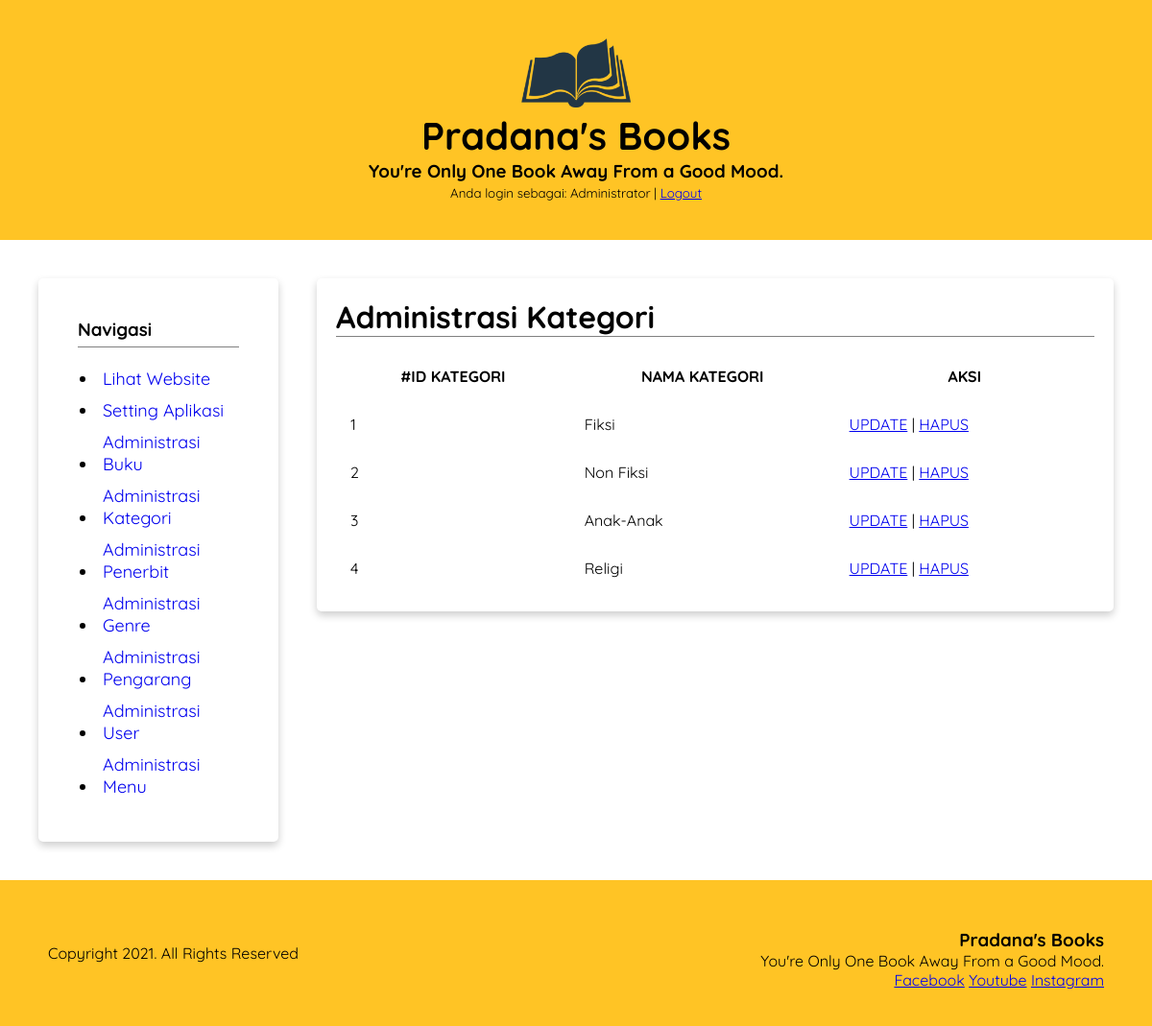
/admin/index.php?menu=adm_kategori (signed in), run on the app's committed database.
### tables this page shows
CREATE TABLE `setting` (
  `id` int(11) NOT NULL,
  `namaWeb` varchar(25) NOT NULL,
  `slogan` varchar(50) NOT NULL,
  `alamat` varchar(255) NOT NULL,
  `logo` varchar(255) NOT NULL,
  `copyright` varchar(50) NOT NULL,
  `facebook` varchar(50) NOT NULL,
  `youtube` varchar(50) NOT NULL,
  `instagram` varchar(50) NOT NULL,
  `email` varchar(50) NOT NULL,
  `whatsapp` varchar(50) NOT NULL,
  `telepon` varchar(50) NOT NULL,
  `tentang` text NOT NULL
);

CREATE TABLE `kategori` (
  `idKategori` int(11) NOT NULL,
  `namaKategori` varchar(20) NOT NULL,
  `status` varchar(24) NOT NULL
);

### admin/admin.class.php (the view, shortened to what this page needs)
<?php
class appRevBukuAdmin  {
    var $host = 'localhost';
    var $user = 'root';
    var $pass = '';
    var $db = 'db_buku';
	var $dbc;
	public function connect(){
		$this->dbc = mysqli_connect($this->host, $this->user, $this->pass, $this->db);
		return $this->dbc;
	}
	public function ambil_setting($jenis){
		$qsetting='SELECT * FROM setting WHERE 1';
		$result = mysqli_query($this->dbc, $qsetting);
		$row=mysqli_fetch_assoc($result);
		switch ($jenis){
			case 'header':
				echo '
				<a href="../index.php" target="_blank"><img height="72" src="../img/'.$row['logo'].'"></a>
				<h1>'.$row['namaWeb'].'</h1>
				<h3>'.$row['slogan'].'</h3>
				';
			break;
			case 'footer':
				echo '
				<div class="footer">
					<div class="right">
						<h3>'.$row['namaWeb'].'</h3>
						<span>'.$row['slogan'].'</span>
						<ul class="sosmed-footer">
							<li><a href="'.$row['facebook'].'" target="_blank">Facebook</a></li>
							<li><a href="'.$row['youtube'].'" target="_blank">Youtube</a></li>
							<li><a href="'.$row['instagram'].'" target="_blank">Instagram</a></li>
						</ul>
					</div>
					<div class="left"><p>Copyright '.$row['copyright'].'. All Rights Reserved</p></div>
				</div>
				';
			break;
			case 'judul':
				echo $row['namaWeb'];
			break;
		}
	}
	public function buat_halaman_admin($menu){
		switch($menu){
			case 'adm_kategori':
				$q='SELECT * FROM kategori WHERE status=\'aktif\'';
				$result = mysqli_query($this->dbc, $q);
				$content='';
				$body='';
				if ($result){
					$header= '
					<h2 class="judul-halaman">Administrasi Kategori</h2>
					<table id="tkategori" class="table display nowrap" style="width:100%">
					<thead><th scope="row">#ID KATEGORI</th><th scope="row">NAMA KATEGORI</th><th scope="row">AKSI</th></thead>
					<tbody>';
					while($datax=mysqli_fetch_assoc($result)){
						$body.='
						<tr>
						  <td>'.$datax['idKategori'].'</td>
						  <td>'.$datax['namaKategori'].'</td>
						  <td><a href="index.php?menu=update_kategori&id='.$datax['idKategori'].'">UPDATE</a> | <a class="hapus-kategori" href="#" idx="'.$datax['idKategori'].'" data="'.$datax['namaKategori'].'">HAPUS</a></td>
						</tr>';
					}
					$footer='</tbody></table>
					<script>
					$(\'.hapus-kategori\').click(function(){
						if (confirm(\'Yakin menghapus kategori: \' + $(this).attr(\'data\'))) {
							$.post(\'proses.php\', {aksi: \'hapus_kategori\', id: $(this).attr(\'idx\')}, function(output) {
								if(output==\'sukses\'){
									alert(\'Kategori berhasil dihapus\');
									location.href = \'index.php?menu=adm_kategori\';
								}else{
									alert(\'Gagal menghapus kategori!\');
								}
							})
						}
					})
					$(\'#tkategori\').DataTable( {
						\'dom\': \'Bfrtip\',
						\'buttons\': [
							{
								\'text\': \'TAMBAH\',
								\'action\': function ( e, dt, node, config ) {
									//alert( \'Button activated\' );
									location.href = \'index.php?menu=tambah_kategori\';
								}
							}
						],
						\'scrollX\': true,
						\'responsive\': true,
						\'paging\':   true,
						\'searching\': true,
						\'info\': false,
						\'lengthChange\': false
					});
					</script>';
					$content=$header.$body.$footer;
				}else{
					$content='<div id="info_cari" class="alert alert-danger text-center " role="alert">Data tidak ditemukan!</div>';
				}
				echo $content;
			break;
		}
	}
}
?>

### asset/style.css (style rules this page uses)
header > h3, header > small, .right h3 { margin: 0!important; padding:0!important; }
ul { margin-left: 16px; padding-left: 5px; }
ul.sosmed-footer li { display: inline-block; }
ul.sosmed-footer { margin:0; }
table { border-collapse: collapse; }
th, td { padding: 15px; }
body { margin: 0; padding: 0; font-family: "Quicksand", sans-serif; }
header h1 { margin: 0px; font-size: 40px; font-weight: 8000; }
h2.judul-sinopsis, h2.judul-halaman, h2.judul-prev { font-size:2em; margin:0px; margin-bottom:16px; border-bottom: 1px solid gray; }
.left { text-align:left; width:50%; }
.right { text-align:right; width:50%; float: right; }
.footer { background-color: #ffc425; padding: 50px; }
* { box-sizing: border-box; }

### data on the page
setting: logo (picture), namaWeb "Pradana's Books", slogan "You're Only One Book Away From a Good Mood.", copyright "2021"
kategori: idKategori "1", namaKategori "Fiksi"
kategori: idKategori "2", namaKategori "Non Fiksi"
kategori: idKategori "3", namaKategori "Anak-Anak"
kategori: idKategori "4", namaKategori "Religi"

### other printed values
$_SESSION['nama_admin'] "Administrator"
